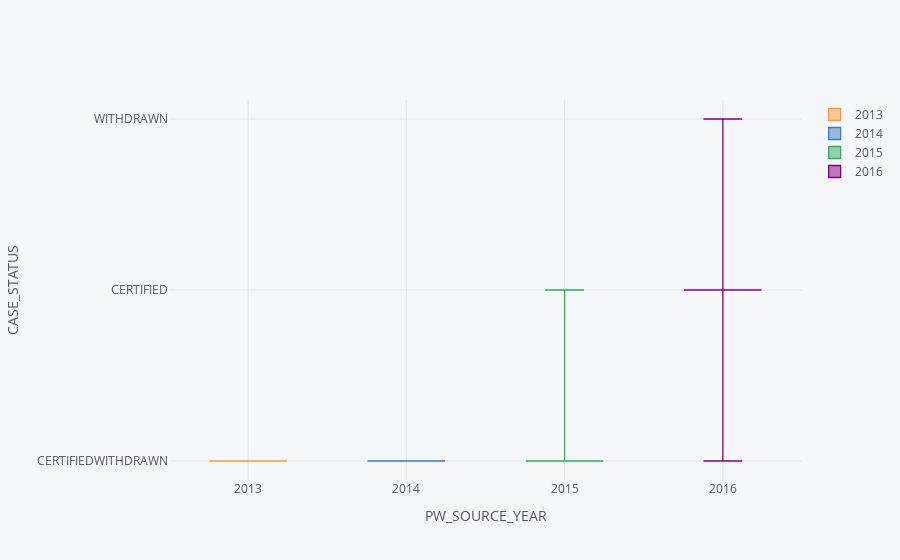

Notebook cell for this chart:
### Code cell
data1.pivot(columns='PW_SOURCE_YEAR',values='CASE_STATUS').iplot(kind='box',xTitle='PW_SOURCE_YEAR',yTitle='CASE_STATUS')

### Figure 1 — Plotly figure (JSON) as saved in the notebook; plotly's stock layout.template omitted (floating-point values rounded to 4 significant figures; data arrays with more than 128 entries replaced by an {"elided": "..."} marker saying what was removed)
{"data": [{"boxpoints": false, "line": {"width": 1.3}, "marker": {"color": "rgba(255, 153, 51, 1.0)"}, "name": "2013", "orientation": "v", "type": "box", "y": {"elided": "999 str values"}}, {"boxpoints": false, "line": {"width": 1.3}, "marker": {"color": "rgba(55, 128, 191, 1.0)"}, "name": "2014", "orientation": "v", "type": "box", "y": {"elided": "999 str values"}}, {"boxpoints": false, "line": {"width": 1.3}, "marker": {"color": "rgba(50, 171, 96, 1.0)"}, "name": "2015", "orientation": "v", "type": "box", "y": {"elided": "999 str values"}}, {"boxpoints": false, "line": {"width": 1.3}, "marker": {"color": "rgba(128, 0, 128, 1.0)"}, "name": "2016", "orientation": "v", "type": "box", "y": {"elided": "999 str values"}}], "layout": {"legend": {"bgcolor": "#F5F6F9", "font": {"color": "#4D5663"}}, "paper_bgcolor": "#F5F6F9", "plot_bgcolor": "#F5F6F9", "title": {"font": {"color": "#4D5663"}}, "xaxis": {"gridcolor": "#E1E5ED", "showgrid": true, "tickfont": {"color": "#4D5663"}, "title": {"font": {"color": "#4D5663"}, "text": "PW_SOURCE_YEAR"}, "zerolinecolor": "#E1E5ED"}, "yaxis": {"gridcolor": "#E1E5ED", "showgrid": true, "tickfont": {"color": "#4D5663"}, "title": {"font": {"color": "#4D5663"}, "text": "CASE_STATUS"}, "zerolinecolor": "#E1E5ED"}}}
